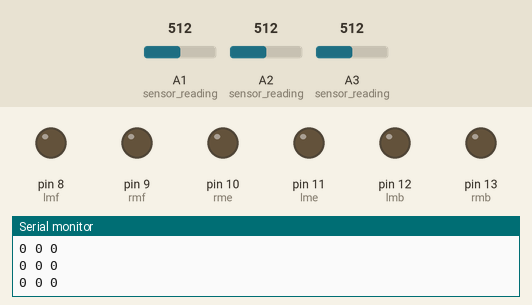
Bench run of a sketch on a simulated Arduino Uno, built with avr-gcc and run on an emulated ATmega328P. On the bench: output pins drawn as LEDs (lit = HIGH), the last lines printed to the serial monitor. The test bench sets the inputs (shaded band); at power-on: A2 (sensor_reading) = 512, A3 (sensor_reading) = 512, A1 (sensor_reading) = 512.

Above: at 1.2 s.
1.3 s: A2 (sensor_reading) set to 196
2.8 s: A2 (sensor_reading) set to 172
At 3.5 s:
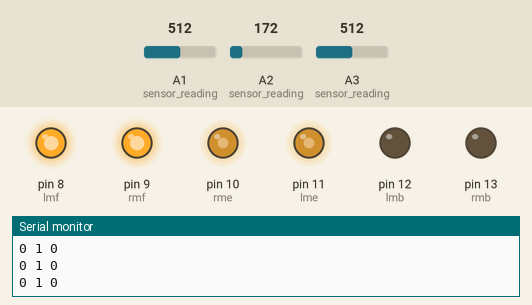
4.3 s: A3 (sensor_reading) set to 212
5.8 s: A3 (sensor_reading) set to 183
At 7.0 s:
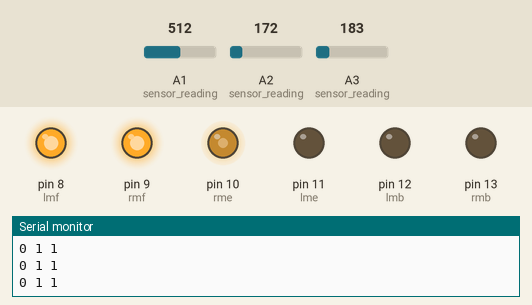
7.3 s: A2 (sensor_reading) set to 200
At 8.1 s:
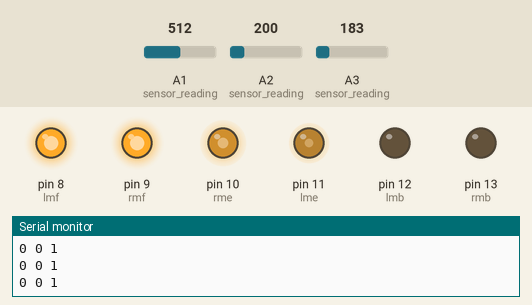
8.8 s: A2 (sensor_reading) set to 180
At 9.2 s:
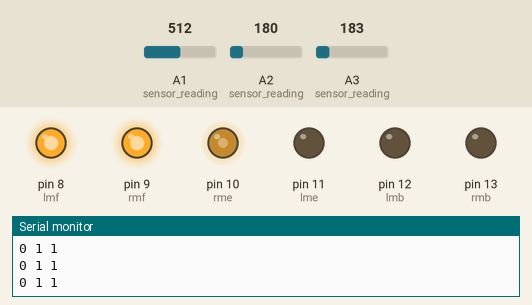
Timing chart, 0 to 11.3 s (numbered marks = the images above; inputs shaded):
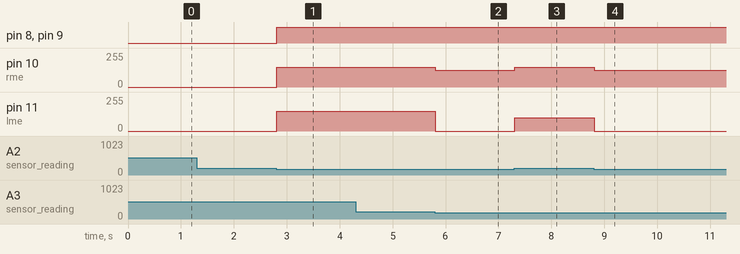

The sketch:

LFR11.ino
```cpp
int s2;
int s3;
int s4;
int lmf = 8;
int rmf = 9;
int lmb = 12;
int rmb = 13;
int lme = 11;
int rme = 10;
int r2, r3, r4;
int data;

void setup() {
  Serial.begin(9600);
  pinMode(lmf, OUTPUT);
  pinMode(rmf, OUTPUT);
  pinMode(lmb, OUTPUT);
  pinMode(rmb, OUTPUT);
  pinMode(lme, OUTPUT);
  pinMode(rme, OUTPUT);
}


void loop() {
  sensor_reading();
   if(data== 0b010) {
    analogWrite(lme, 150);
    analogWrite(rme, 150);
    go();
   }
   if(data== 0b100) {
    analogWrite(lme, 100);
    analogWrite(rme, 150);
    go();
   }
    if(data== 0b001) {
    analogWrite(lme, 150);
    analogWrite(rme, 100);
    go();
   }
   if(data== 0b110) {
    analogWrite(lme, 0);
    analogWrite(rme, 125);
    go();
   }
   if(data== 0b011) {
    analogWrite(lme, 125);
    analogWrite(rme, 0);
    go();
   }
   if(data==0b000) {
    stop_bot();
   }
   if(data==0b111) {
    stop_bot();
   }
}

void go() {
  digitalWrite(lmf, HIGH);
  digitalWrite(lmb, LOW);
  digitalWrite(rmf, HIGH);
  digitalWrite(rmb, LOW);
}

void sensor_reading() {

  s2 = analogRead(A1);
  s3 = analogRead(A2);
  s4 = analogRead(A3);


  if(s2<165) {
    r2=1;
  }
  if(s2>165) {
    r2=0;
  }
  if(s3<190) {
    r3=1;
  }
  if(s3>190) {
    r3=0;
  }
  if(s4<195) {
    r4=1;
  }
  if(s4>195) {
    r4=0;
  }


Serial.print(r2);
Serial.print(" ");
Serial.print(r3);
Serial.print(" ");
Serial.println(r4);


data= r4*4+r3*2+r2*1;
}
void stop_bot() {
  analogWrite(lme, 0);
  analogWrite(rme, 0);
  digitalWrite(lmf, LOW);
  digitalWrite(lmb, LOW);
  digitalWrite(rmf, LOW);
  digitalWrite(rmb, LOW);
}
```

Measured:
- the behaviour switches between 190 and 189 on A2 (sensor_reading) (found by bisection; images 0 and 1)
- the behaviour switches between 195 and 194 on A3 (sensor_reading) (found by bisection; images 1 and 2)
- after the input at 2.8 s, pin 8 (lmf), pin 9 (rmf): LOW → HIGH at once; pin 10 (rme), pin 11 (lme): 0/255 → 150/255 at once
- after the input at 5.8 s, pin 10 (rme): 150/255 → 125/255 at once; pin 11 (lme): 150/255 → 0/255 at once
- after the input at 7.3 s, pin 10 (rme): 125/255 → 150/255 at once; pin 11 (lme): 0/255 → 100/255 at once
- after the input at 8.8 s, pin 10 (rme): 150/255 → 125/255 at once; pin 11 (lme): 100/255 → 0/255 at once
